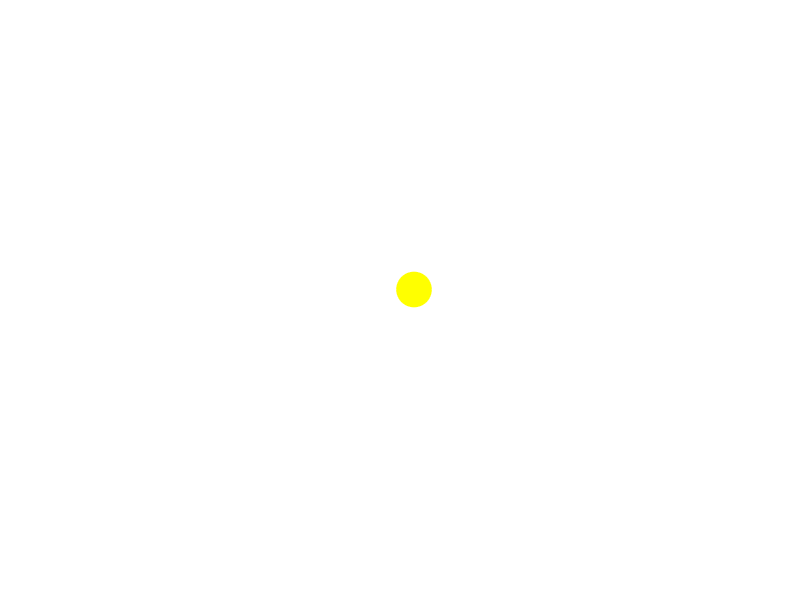

Source code (MATLAB): (Note: this script raises an error after producing the figure.)
% Parameters
numPlanets = 8; % Number of planets
planetNames = {'Mercury', 'Venus', 'Earth', 'Mars', 'Jupiter', 'Saturn', 'Uranus', 'Neptune'};
planetColors = {'r', 'g', 'b', 'c', 'm', 'y', [0.5, 0.5, 0.5], 'w'}; % Colors for planets
orbitRadii = [30, 38, 50, 70, 90, 110, 130, 150]; % Orbital radii tripled for larger animation
orbitalPeriods = [88, 225, 365, 687, 4333, 10759, 30687, 60190]; % Orbital periods in Earth days

% Normalize orbital periods for simulation
orbitalPeriods = orbitalPeriods / max(orbitalPeriods);

% Scaling factor for slowing down the orbital speed
speedFactor = 1000; % Slowed down 1000x
orbitalPeriods = orbitalPeriods * speedFactor;

% Set up figure
figure('Color', 'k'); % Black background
hold on;
axis equal;
axis([-150 150 -150 150 -10 10]); % Axis limits increased for larger orbits
grid off; % Disable grid
set(gca, 'Color', 'k', 'XColor', 'none', 'YColor', 'none', 'ZColor', 'none'); % Hide axes

% Title and Labels
title('Simulated Solar System', 'Color', 'w', 'FontSize', 16);

% Draw Sun
plot3(0, 0, 0, 'yo', 'MarkerSize', 25, 'MarkerFaceColor', 'yellow'); % Sun

% Create orbits
theta = linspace(0, 2*pi, 360);
for i = 1:numPlanets
    % Orbit in XY-plane
    plot3(orbitRadii(i)*cos(theta), orbitRadii(i)*sin(theta), zeros(size(theta)), ...
          '-', 'Color', 'w'); % White orbit lines
end

% Initialize planets
planetHandles = gobjects(1, numPlanets);
planetSizes = [6, 7, 8, 8, 12, 10, 9, 8] * 2; % Planet sizes doubled for better visibility
labelHandles = gobjects(1, numPlanets); % For planet name labels
for i = 1:numPlanets
    % Create planets
    planetHandles(i) = plot3(orbitRadii(i), 0, 0, 'o', ...
                             'MarkerSize', planetSizes(i), ...
                             'MarkerFaceColor', planetColors{i}, ...
                             'Color', planetColors{i});
    % Add labels for planets
    labelHandles(i) = text(orbitRadii(i) + 2, 0, 0, planetNames{i}, ...
                           'Color', 'w', 'FontSize', 8);
end

% Simulation parameters
simulationTime = 20; % Duration in seconds
fps = 30; % Frames per second
dt = 1 / fps; % Time step
totalFrames = simulationTime * fps;

% Set a 3D view angle
view([-30 30]); % Adjust for a tilted top-down perspective

% Simulation loop
for frame = 1:totalFrames
    for i = 1:numPlanets
        % Calculate the angular position of the planet
        angle = 2 * pi * frame / (orbitalPeriods(i) * fps);
        
        % Update planet position in 3D space
        x = orbitRadii(i) * cos(angle);
        y = orbitRadii(i) * sin(angle);
        z = 0.2 * sin(angle / 2); % Subtle vertical oscillation for 3D effect
        set(planetHandles(i), 'XData', x, 'YData', y, 'ZData', z);
        
        % Update planet label position
        set(labelHandles(i), 'Position', [x + 2, y + 2, z]);
    end
    
    pause(dt); % Control animation speed
end